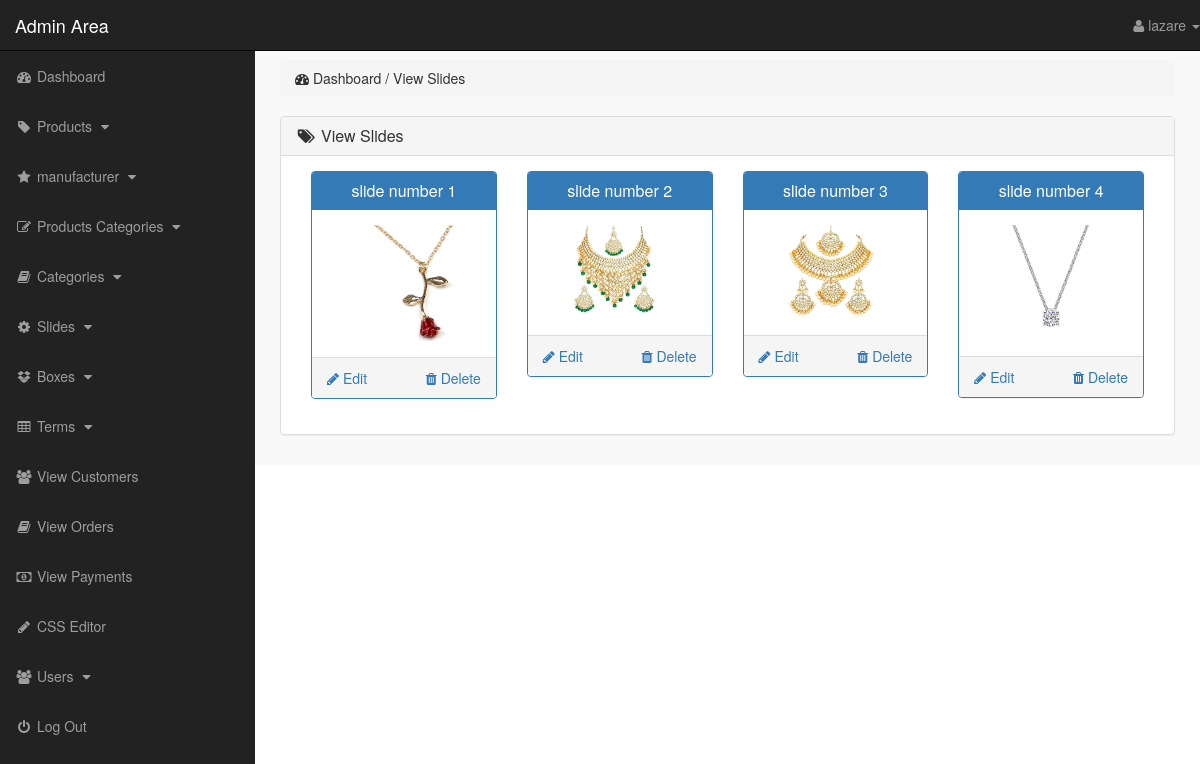
/admin_area/index.php?view_slides (signed in), run on the app's committed database.
### tables this page shows
CREATE TABLE `slider` (
  `slide_id` int(10) NOT NULL,
  `slide_name` varchar(255) NOT NULL,
  `slide_image` text NOT NULL
);

### admin_area/view_slides.php (the view)
<?php
    if(!isset($_SESSION['admin_email'])){
        echo "<script>window.open('login.php','_self')</script>";
    }else{
?>
<div class="row">
    <div class="col-lg-12">
        <ol class="breadcrumb">
            <li>
                <i class="fa fa-dashboard"></i> Dashboard / View Slides
            </li>
        </ol>
    </div>
</div>
<div class="row">
    <div class="col-lg-12">
        <div class="panel panel-default">
            <div class="panel-heading">
                <h3 class="panel-title">
                    <i class="fa fa-tags fa-fw"></i> View Slides
                </h3>
            </div>
            <div class="panel-body">
                <?php
                    $get_slides = "select * from slider";
                    $run_slides = mysqli_query($con,$get_slides);
                    while($row_slides=mysqli_fetch_array($run_slides)){
                        $slide_id = $row_slides['slide_id'];
                        $slide_name = $row_slides['slide_name'];
                        $slide_image = $row_slides['slide_image'];
                ?>
                <div class="col-lg-3 col-md-3">
                    <div class="panel panel-primary">
                        <div class="panel-heading">
                            <h3 class="panel-title" align="center">
                                <?php echo $slide_name; ?>
                            </h3>
                        </div>
                        <div class="panel-body">
                            <img src="slides_images/<?php echo $slide_image; ?>" alt="<?php echo $slide_name; ?>" class="img-responsive">
                        </div>
                        <div class="panel-footer">
                            <center>
                                <a href="index.php?delete_slide=<?php echo $slide_id; ?>" class="pull-right">
                                 <i class="fa fa-trash"></i> Delete
                                </a>
                                <a href="index.php?edit_slide=<?php echo $slide_id; ?>" class="pull-left">
                                 <i class="fa fa-pencil"></i> Edit
                                </a>
                                <div class="clearfix"></div>
                            </center>
                        </div>
                    </div>
                </div>
                <?php } ?>
            </div>
        </div>
    </div>
</div>
<?php } ?>

### admin_area/includes/sidebar.php (shortened to what this page needs)
<?php
    if(!isset($_SESSION['admin_email'])){
        echo "<script>window.open('login.php','_self')</script>";
    }else{
?>
<nav class="navbar navbar-inverse navbar-fixed-top">
    <div class="navbar-header">
        <a href="index.php?dashboard" class="navbar-brand">Admin Area</a>
    </div>
    <ul class="nav navbar-right top-nav">
        <li class="dropdown">
            <a href="#" class="dropdown-toggle" data-toggle="dropdown">
                <i class="fa fa-user"></i> <?php echo $admin_name;  ?> <b class="caret"></b>
            </a>
        </li>
    </ul>
    <div class="collapse navbar-collapse navbar-ex1-collapse">
        <ul class="nav navbar-nav side-nav">
            <li>
                <a href="index.php?dashboard">
                        <i class="fa fa-fw fa-dashboard"></i> Dashboard
                </a>
            </li>
            <li>
                <a href="#" data-toggle="collapse" data-target="#products">
                        <i class="fa fa-fw fa-tag"></i> Products
                        <i class="fa fa-fw fa-caret-down"></i>
                </a>
            </li>
            <li>
                <a href="#" data-toggle="collapse" data-target="#manufacturer">
                        <i class="fa fa-fw fa-star"></i> manufacturer
                        <i class="fa fa-fw fa-caret-down"></i>
                </a>
            </li>
            <li>
                <a href="#" data-toggle="collapse" data-target="#p_cat">
                        <i class="fa fa-fw fa-edit"></i> Products Categories
                        <i class="fa fa-fw fa-caret-down"></i>
                </a>
            </li>
            <li>
                <a href="#" data-toggle="collapse" data-target="#cat">
                        <i class="fa fa-fw fa-book"></i> Categories
                        <i class="fa fa-fw fa-caret-down"></i>
                </a>
            </li>
            <li>
                <a href="#" data-toggle="collapse" data-target="#slides">
                        <i class="fa fa-fw fa-gear"></i> Slides
                        <i class="fa fa-fw fa-caret-down"></i>
                </a>
            </li>
            <li>
                <a href="#" data-toggle="collapse" data-target="#boxes">
                        <i class="fa fa-fw fa-dropbox"></i> Boxes
                        <i class="fa fa-fw fa-caret-down"></i>
                </a>
            </li>
            <li>
                <a href="#" data-toggle="collapse" data-target="#terms">
                        <i class="fa fa-fw fa-table"></i> Terms
                        <i class="fa fa-fw fa-caret-down"></i>
                </a>
            </li>
            <li>
                <a href="index.php?view_customers">
                    <i class="fa fa-fw fa-users"></i> View Customers
                </a>
            </li>
            <li>
                <a href="index.php?view_orders">
                    <i class="fa fa-fw fa-book"></i> View Orders
                </a>
            </li>
            <li>
                <a href="index.php?view_payments">
                    <i class="fa fa-fw fa-money"></i> View Payments
                </a>
            </li>
            <li>
                <a href="index.php?edit_css">
                    <i class="fa fa-fw fa-pencil"></i> CSS Editor
                </a>
            </li>
            <li>
                <a href="#" data-toggle="collapse" data-target="#users">
                        <i class="fa fa-fw fa-users"></i> Users
                        <i class="fa fa-fw fa-caret-down"></i>
                </a>
            </li>
            <li>
                <a href="logout.php">
                    <i class="fa fa-fw fa-power-off"></i> Log Out
                </a>
            </li>
        </ul>
    </div>
</nav>
<?php } ?>

### admin_area/css/style.css (style rules this page uses)
body { margin-top: 100px; }
@media (min-width: 768px) { body { margin-top: 50px; } }
.top-nav { 0 15px; }
.top-nav>li { float: left; display: inline-block; }
.top-nav>li>a { color: #999999; line-height: 20px; padding-top: 15px; padding-bottom: 15px; }
@media (min-width: 768px) { .side-nav { position: fixed; top: 51px; bottom: 0; width: 255px; overflow-y: auto; overflow-x: hidden; background-color: #222222; padding-bottom: 40px; border-radius: 0; } }
@media (min-width: 768px) { .side-nav>li>a { width: 255px; } }
.panel-body { border-radius: 5px; }

### data on the page
slider: slide_name "slide number 1", slide_image (picture)
slider: slide_name "slide number 2", slide_image (picture)
slider: slide_name "slide number 3", slide_image (picture)
slider: slide_name "slide number 4", slide_image (picture)

### other printed values
$admin_name "lazare"
